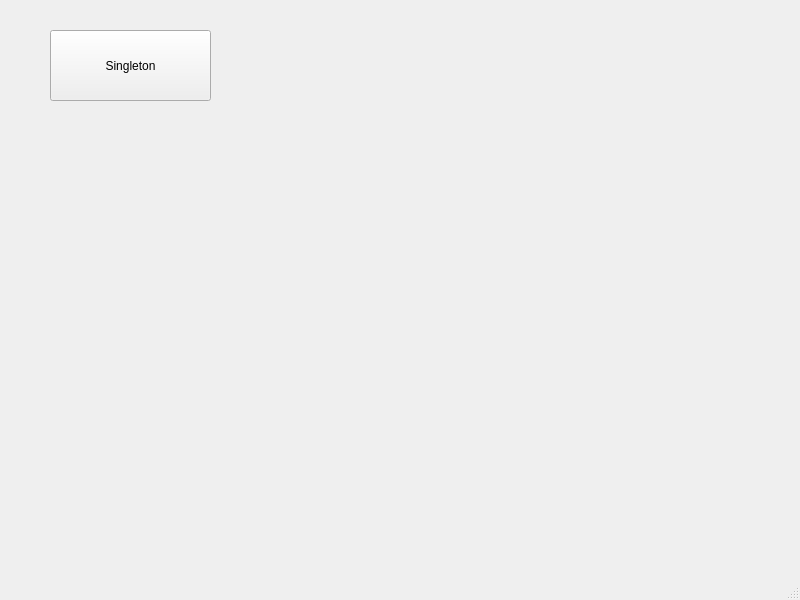
<?xml version="1.0" encoding="UTF-8"?>
<ui version="4.0">
 <class>MainWindow</class>
 <widget class="QMainWindow" name="MainWindow">
  <property name="geometry">
   <rect>
    <x>0</x>
    <y>0</y>
    <width>800</width>
    <height>600</height>
   </rect>
  </property>
  <property name="windowTitle">
   <string>MainWindow</string>
  </property>
  <widget class="QWidget" name="centralwidget">
   <widget class="QPushButton" name="Singleton_btt">
    <property name="geometry">
     <rect>
      <x>50</x>
      <y>30</y>
      <width>161</width>
      <height>71</height>
     </rect>
    </property>
    <property name="text">
     <string>Singleton</string>
    </property>
   </widget>
  </widget>
  <widget class="QMenuBar" name="menubar">
   <property name="geometry">
    <rect>
     <x>0</x>
     <y>0</y>
     <width>800</width>
     <height>25</height>
    </rect>
   </property>
  </widget>
  <widget class="QStatusBar" name="statusbar"/>
 </widget>
 <resources/>
 <connections/>
</ui>
